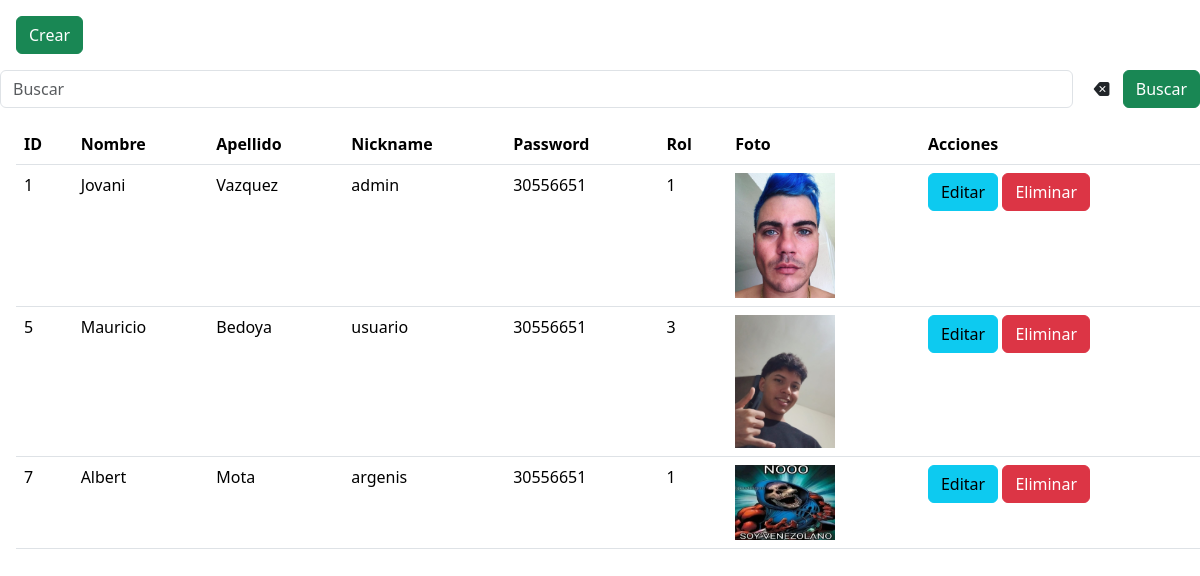
Screenshot of /usuarios/ with the database file from the repository.
### tienda/models.py (models this page shows, shortened)
class Usuario(models.Model):
    ROLES = (
        (1, 'Administrador'),
        (2, 'Empleado'),
        (3, 'Usuario'),
    )
    foto = models.ImageField(null=True, blank=True, upload_to='fotos', default='fotos/default.png')
    nombre = models.CharField(max_length=254)
    apellido = models.CharField(max_length=254)
    nick = models.CharField(max_length=254)
    password = models.CharField(max_length=254)
    email = models.EmailField(max_length=254)
    rol = models.IntegerField(choices=ROLES, default=3)

### tienda/views.py (the view)
# urls.py: path("usuarios/", views.usuarios, name="usuarios"),
def usuarios(request):
    query = Usuario.objects.all()
    contexto = {"data": query}
    return render(request, "tienda/usuarios/usuarios.html", contexto)

### tienda/templates/tienda/usuarios/usuarios.html (shortened to what this page needs)
{% extends 'tienda/base.html' %}
{% load static %}
{% block contenedor %}
<a class="btn btn-success m-3" href="{% url 'tienda:usuarios_formulario' %}" >Crear</a>
{% if data %}
<form class="d-flex" role="search" method="post" action="{% url 'tienda:usuarios_buscar' %}">
    <input class="form-control me-2" type="search" placeholder="Buscar" aria-label="Search" name="buscar"
           value="{{ buscado }}">
    <a class="btn" href="" type="button"><i class="bi bi-backspace-fill"></i></a>
    <button class="btn btn-success" type="submit">Buscar</button>
</form>
<table class="table table-hover m-3">
    <tr>
        <th>ID</th>
        <th>Nombre</th>
        <th>Apellido</th>
        <th>Nickname</th>
        <th>Password</th>
        <th>Rol</th>
        <th>Foto</th>
        <th>Acciones</th>
    </tr>
    {% for u in data %}
    <tr>
        <td>{{ u.id }}</td>
        <td>{{ u.nombre }}</td>
        <td>{{ u.apellido }}</td>
        <td>{{ u.nick }}</td>
        <td>{{ u.password }}</td>
        <td>{{ u.rol }}</td>
        <td class="portfolio-item image-zoom">
            <a href="{{ u.foto.url }}" data-fancybox="gallery">
                <img class="img-fluid img-portfolio" alt="Panning picture #1" src="{{ u.foto.url }}" width="100px">
            </a>
        </td>
        <td>
            <a href="{% url 'tienda:usuarios_editar' u.id %}" class="btn btn-info">Editar</a>
            <a href="javascript:confirmar_eliminar('{{ u.id }}', '{% url 'tienda:usuarios_eliminar' u.id %}');" class="btn btn-danger">Eliminar</a>
        </td>
    </tr>
    {% endfor %}
</table>
</body>
</html>
{% endif %}
{% endblock %}

### tienda/static/tienda/css/styles2.css (style rules this page uses)
* { margin: 0; padding: 0; box-sizing: border-box; text-decoration: none; }

### tienda/templates/tienda/base.html (style rules this page uses)
body { overflow-x: hidden; }

### rows the page displays
Usuario: id "1", nombre "Jovani", apellido "Vazquez", nick "admin", password "30556651", rol "1", foto (picture)
Usuario: id "5", nombre "Mauricio", apellido "Bedoya", nick "usuario", password "30556651", rol "3", foto (picture)
Usuario: id "7", nombre "Albert", apellido "Mota", nick "argenis", password "30556651", rol "1", foto (picture)
